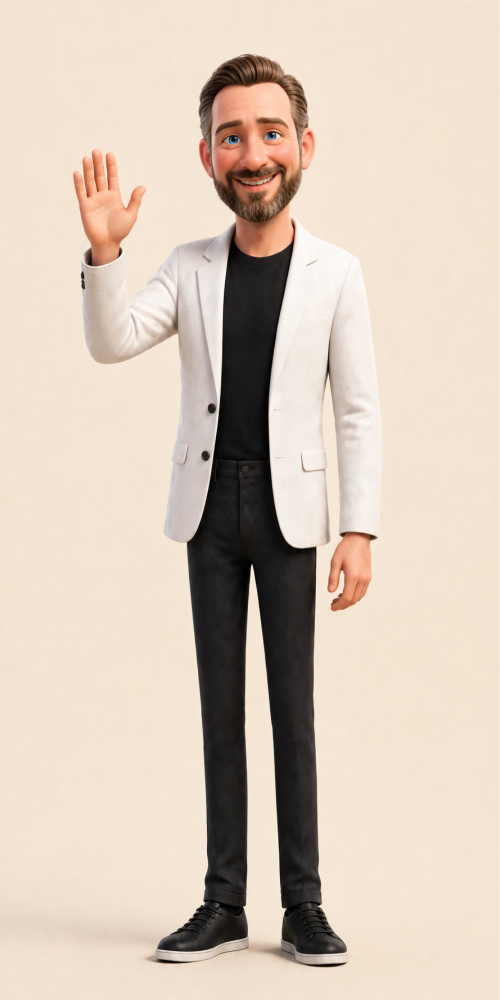
#> input picture brand/chuk/chuk-wave.png, 1000 x 1999 px (shown at 1/2 size); the run also reads 1 picture not shown here
$ python make-bases.py
#> lines starting #> are read from the running program, lines starting #| are printed output that depends on the picture; after the words box and inside, x2 and y2 are one past the last pixel; in counts of white or black regions, pixels touching at a corner belong together
### brand/chuk/stickers/tools/cutout.py
"""Cut a character off a flat cream background -> RGBA. Pure numpy + PIL."""
import numpy as np
from PIL import Image, ImageDraw, ImageFilter

def cutout(img, tol=16, grad_thr=7.0, seeds=None, extra_seeds=(), floor_y=None, floor_tol=45):
    a = np.asarray(img.convert('RGB')).astype(np.float32)
    H, W, _ = a.shape
    # per-row background estimate from the left/right margins (bg has a vertical gradient)
    edge = np.concatenate([a[:, :12], a[:, -12:]], axis=1)
    bg = np.median(edge, axis=1)[:, None, :]
    dist = np.sqrt(((a - bg) ** 2).sum(-1))
    L = np.asarray(img.convert('L').filter(ImageFilter.GaussianBlur(1.2))).astype(np.float32)
    gx = np.zeros_like(L); gy = np.zeros_like(L)
    gx[:, 1:-1] = L[:, 2:] - L[:, :-2]; gy[1:-1] = L[2:] - L[:-2]
    grad = np.hypot(gx, gy)
    wall = Image.fromarray(((grad > grad_thr) * 255).astype(np.uint8)).filter(ImageFilter.MaxFilter(3))
    allowed = (dist < tol) & (np.asarray(wall) == 0)
    if floor_y is not None:
        # floor shadow: warm and fairly bright; soles are neutral white, shoes are dark
        R, G, B = a[..., 0], a[..., 1], a[..., 2]
        warm = ((R - B) > 22) & ((R + G + B) / 3 > 150)
        allowed[floor_y:] = warm[floor_y:]
    m = Image.fromarray((allowed * 255).astype(np.uint8)).copy()  # floodfill is a no-op on array-backed images
    for s in (seeds or [(0, 0), (W - 1, 0), (0, H - 1), (W - 1, H - 1), (W // 2, 0), (0, H // 2), (W - 1, H // 2)]) + list(extra_seeds):
        if m.getpixel(s) == 255:
            ImageDraw.floodfill(m, s, 128, thresh=0)
    bgmask = np.asarray(m) == 128
    # grow the background over the soft rim (pixels still bg-ish next to filled bg)
    near = np.asarray(Image.fromarray((bgmask * 255).astype(np.uint8)).filter(ImageFilter.MaxFilter(5))) > 0
    bgmask |= near & (dist < tol * 1.6)
    alpha = np.where(bgmask, 0, 255).astype(np.uint8)
    al = Image.fromarray(alpha).filter(ImageFilter.MinFilter(3)).filter(ImageFilter.GaussianBlur(0.8))
    out = img.convert('RGBA'); out.putalpha(al)
    return out

def keep_main(rgba, seed):
    """Drop alpha islands not connected to `seed` (a point inside the figure)."""
    a = np.asarray(rgba)[..., 3]
    m = Image.fromarray(((a > 100) * 255).astype(np.uint8)).copy()
    ImageDraw.floodfill(m, seed, 128, thresh=0)
    keep = Image.fromarray(((np.asarray(m) == 128) * 255).astype(np.uint8)).filter(ImageFilter.MaxFilter(3))
    na = np.minimum(a, np.asarray(keep))
    out = rgba.copy(); out.putalpha(Image.fromarray(na.astype(np.uint8)))
    return out

### brand/chuk/stickers/tools/outline.py
"""Fit a cutout into a square canvas and give it a white sticker border + soft shadow."""
import numpy as np
from PIL import Image, ImageFilter

def stickerize(cut, size=1024, box=(880, 800), top=40, border=18):
    c = cut.copy(); c.thumbnail(box, Image.LANCZOS)
    canvas = Image.new('RGBA', (size, size), (0, 0, 0, 0))
    x = (size - c.width) // 2
    canvas.alpha_composite(c, (x, top))
    a = canvas.getchannel('A')
    # round white border: blur the alpha, then threshold
    grown = a.filter(ImageFilter.GaussianBlur(border * 0.6)).point(lambda v: 255 if v > 8 else 0)
    grown = grown.filter(ImageFilter.GaussianBlur(1.2))
    white = Image.new('RGBA', (size, size), (255, 255, 255, 0)); white.putalpha(grown)
    shadow = Image.new('RGBA', (size, size), (18, 46, 37, 0))
    shadow.putalpha(grown.point(lambda v: v * 0.28).filter(ImageFilter.GaussianBlur(10)))
    out = Image.new('RGBA', (size, size), (0, 0, 0, 0))
    out.alpha_composite(shadow, (0, 8)); out.alpha_composite(white); out.alpha_composite(canvas)
    return out, (x, top, c.width, c.height)

### brand/chuk/stickers/tools/make-bases.py
"""Build the sticker base cutouts (base/*.png, 1024x1024 with white border) from the masters in brand/chuk/.
Run from this folder: python3 make-bases.py"""
import os
import numpy as np
from PIL import Image, ImageDraw, ImageFilter
from cutout import cutout, keep_main
from outline import stickerize

M = os.path.join('..', '..')
os.makedirs('base', exist_ok=True)

# full-body renders: keep the upper body (the caption covers the rest)
for name, f in [('wave', 'chuk-wave.png'), ('thumbs', 'chuk-thumbs-up.png')]:
    im = Image.open(os.path.join(M, f)).convert('RGB')
#> im is the input picture: PIL image 1000x1999 RGB; mean R, G, B 214.9, 199.5, 184.3
    c = keep_main(cutout(im), (im.width // 2, im.height // 3))
#> in cutout, `bg = np.median(edge, axis=1)[:, None, :]`: bg = 1999 rows, first 8: [243, 228, 209], [242.5, 227, 209], [242.5, 227, 209], [243, 227, 209], [243, 227, 209], [243, 227, 209], [243, 227, 209], [243, 227, 209]
#> in cutout, `wall = Image.fromarray(((grad > grad_thr) * 255).astype(np.uint8)).fil..`:
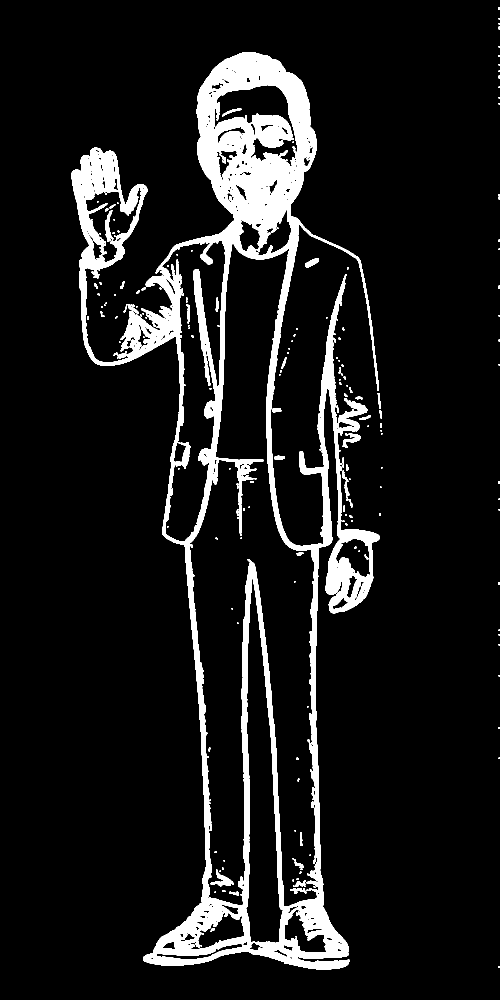
#> wall: PIL image 1000x1999 L (shown at 1/2 size); 9.6% white; 201 white regions (135 under 20 px), largest, box (x1, y1, x2, y2) and area: (142, 104, 759, 1939) 185779, (421, 1743, 468, 1773) 553, (210, 420, 227, 484) 484
#> in cutout, `allowed = (dist < tol) & (np.asarray(wall) == 0)`: allowed: shape (1999, 1000) bool; 72.4% white; 75 black regions (67 under 20 px), largest, box (x1, y1, x2, y2) and area: (110, 104, 765, 1939) 548255, (997, 0, 1000, 1999) 2243, (237, 555, 255, 591) 343
#> after the loop in cutout, `for s in (seeds or [(0, 0), (W - 1, 0), (0, H - 1), (W - 1, H - 1), (W..`:
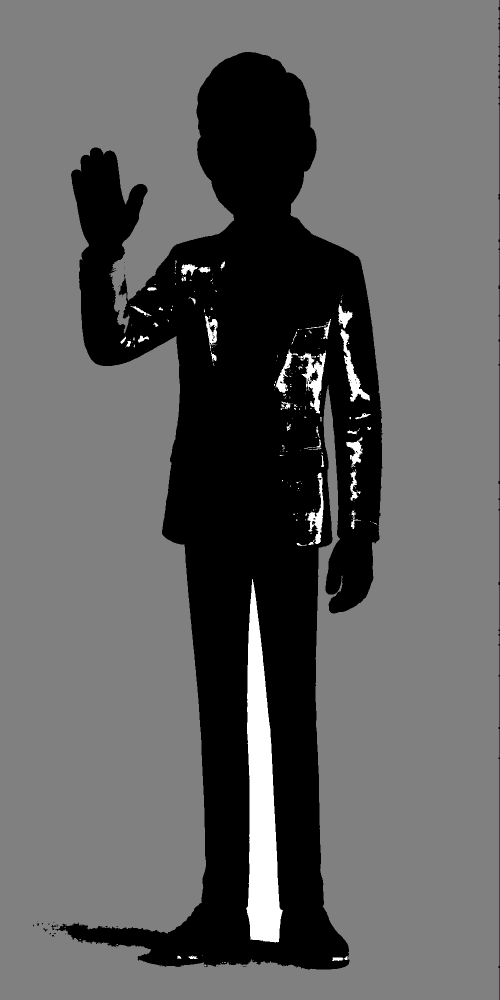
#> m: PIL image 1000x1999 L (shown at 1/2 size); min 0, max 255, mean 95.5
#> in cutout, `bgmask = np.asarray(m) == 128`: bgmask: shape (1999, 1000) bool; 70.2% white; 33 black regions (28 under 20 px), largest, box (x1, y1, x2, y2) and area: (110, 104, 765, 1939) 592946, (997, 0, 1000, 1999) 2243, (237, 555, 255, 591) 343, (103, 1850, 113, 1854) 25, (86, 1857, 96, 1863) 23
#> in cutout, `near = np.asarray(Image.fromarray((bgmask * 255).astype(np.uint8)).fil..`: near: shape (1999, 1000) bool; 71.2% white; 11 black regions (9 under 20 px), largest, box (x1, y1, x2, y2) and area: (122, 106, 762, 1937) 575090, (241, 564, 252, 587) 145
#> in cutout, `bgmask |= near & (dist < tol * 1.6)`:
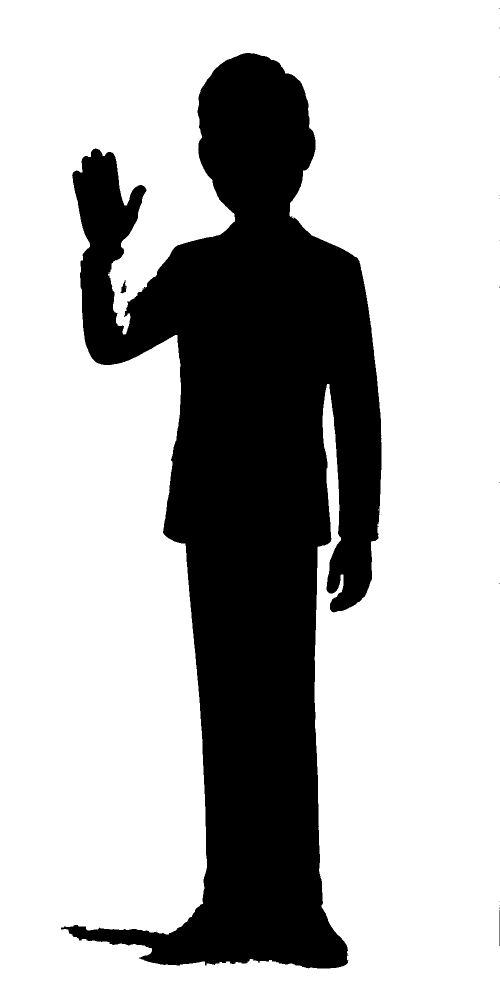
#> bgmask: shape (1999, 1000) bool (shown at 1/2 size); 71.2% white; 16 black regions (13 under 20 px), largest, box (x1, y1, x2, y2) and area: (122, 106, 763, 1937) 575511, (241, 560, 253, 587) 162, (999, 1820, 1000, 1892) 72
#> in keep_main, `m = Image.fromarray(((a > 100) * 255).astype(np.uint8)).copy()`: m: PIL image 1000x1999 L; 28.4% white; 2 white regions, box (x1, y1, x2, y2) and area: (123, 107, 762, 1936) 566885, (243, 567, 251, 585) 84
#> in keep_main, `keep = Image.fromarray(((np.asarray(m) == 128) * 255).astype(np.uint8)..`: keep: PIL image 1000x1999 L; 28.8% white; 1 white region, box (x1, y1, x2, y2) and area: (122, 106, 763, 1937) 575495
    c = c.crop(c.getbbox())
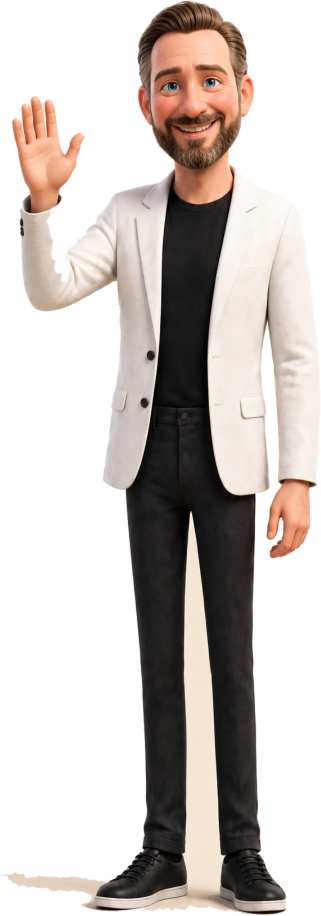
#> c: PIL image 641x1831 RGBA (shown at 1/2 size); mean R, G, B, A 194.8, 179.6, 166.3, 123.1; transparent parts drawn white
    c = c.crop((0, 0, c.width, int(c.height * 0.62)))
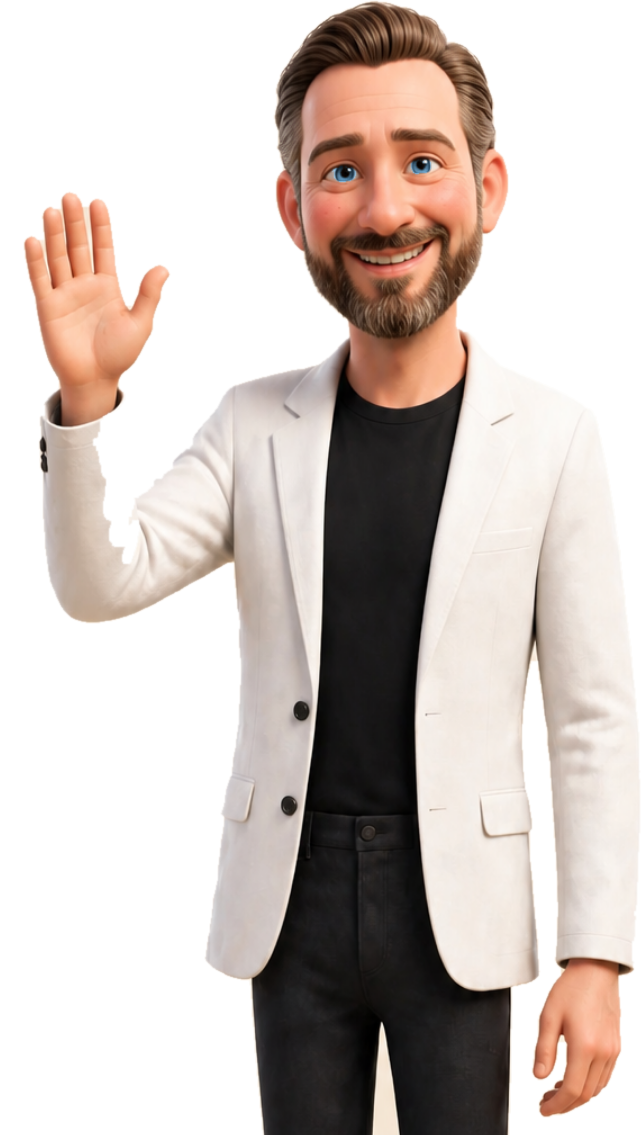
#> c: PIL image 641x1135 RGBA; mean R, G, B, A 200, 182.6, 169.3, 137.8; transparent parts drawn white
    stickerize(c, box=(880, 640), top=40)[0].save(f'base/{name}.png')
#> in stickerize, `canvas = Image.new('RGBA', (size, size), (0, 0, 0, 0))`: canvas: PIL image 1024x1024 RGBA; every value is 0
#> in stickerize, `grown = a.filter(ImageFilter.GaussianBlur(border * 0.6)).point(lambda ..`:
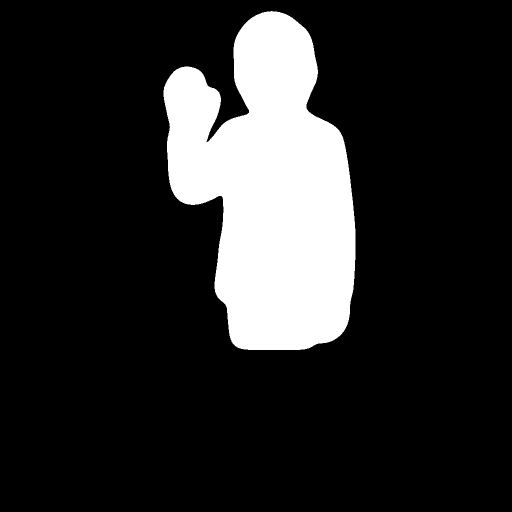
#> grown: PIL image 1024x1024 L (shown at 1/2 size); 16.5% white; 1 white region, box (x1, y1, x2, y2) and area: (327, 22, 711, 700) 173036
#> in stickerize, `out.alpha_composite(white)`:
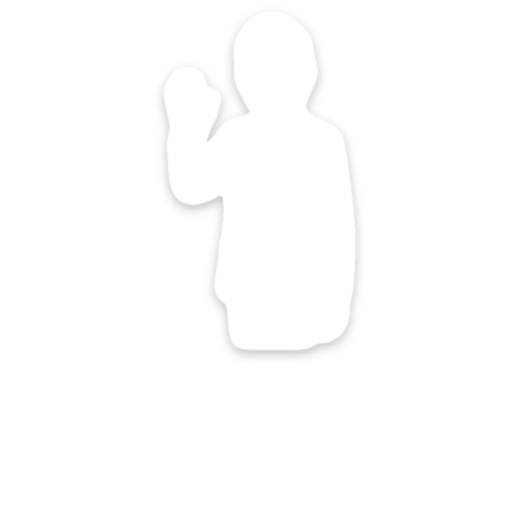
#> out: PIL image 1024x1024 RGBA (shown at 1/2 size); mean R, G, B, A 43.6, 44.9, 44.5, 42.7; transparent parts drawn white
#> pass 2 of the loop `for name, f in [('wave', 'chuk-wave.png'), ('thumbs', 'chuk-thumbs-up...`:
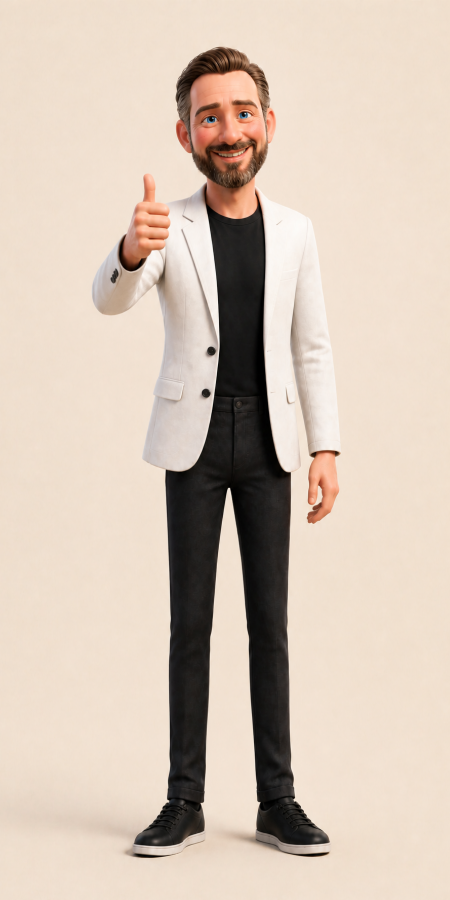
#> input picture brand/chuk/chuk-thumbs-up.png, 900 x 1800 px (shown at 1/2 size)
#> im is the input picture: PIL image 900x1800 RGB; mean R, G, B 211, 195.2, 181
#> bg = 1800 rows, first 8: [239.5, 223, 206], [239, 222, 206], [238.5, 222, 205], [239, 222, 205], [239, 222, 205], [239, 222, 205], [239, 222, 205], [239, 222, 205]
#> dist: shape (1800, 900) float32
#> L: shape (1800, 900) float32
#> gx: shape (1800, 900) float32
#> gy: shape (1800, 900) float32
#> grad: shape (1800, 900) float32
#> in cutout (call 2), `wall = Image.fromarray(((grad > grad_thr) * 255).astype(np.uint8)).fil..`:
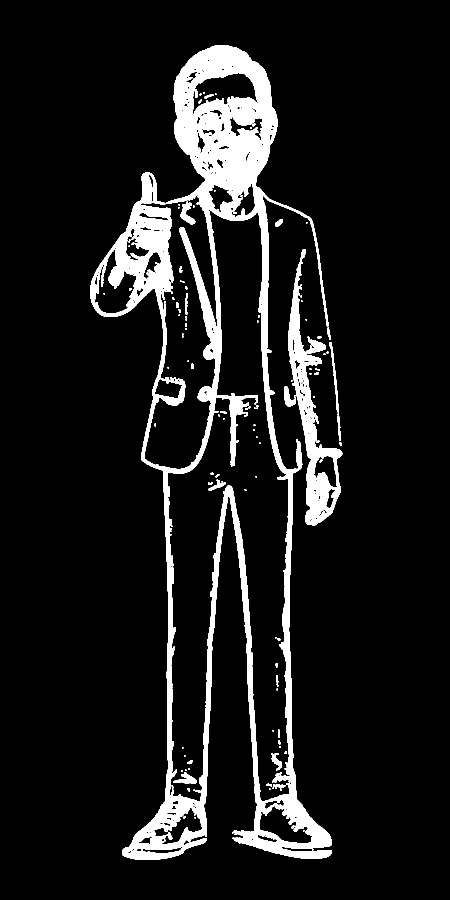
#> wall: PIL image 900x1800 L (shown at 1/2 size); 9.6% white; 125 white regions (75 under 20 px), largest, box (x1, y1, x2, y2) and area: (181, 90, 664, 1720) 134723, (576, 498, 685, 1051) 15697, (361, 403, 391, 449) 631
#> in cutout (call 2), `allowed = (dist < tol) & (np.asarray(wall) == 0)`:
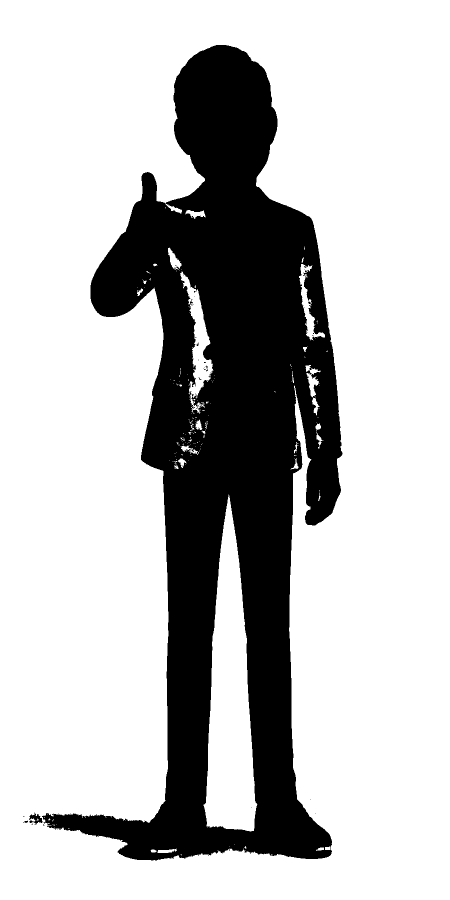
#> allowed: shape (1800, 900) bool (shown at 1/2 size); 74.1% white; 53 black regions (49 under 20 px), largest, box (x1, y1, x2, y2) and area: (84, 90, 685, 1721) 419220, (58, 1628, 85, 1649) 287, (59, 1641, 67, 1646) 29, (49, 1641, 56, 1646) 22

# faces: 3x2 grid of 600px tiles in chuk-expressions.png
sheet = Image.open(os.path.join(M, 'chuk-expressions.png')).convert('RGB')
faces = ['smile', 'talking', 'laughing', 'thoughtful', 'surprised', 'wink']
for i, name in enumerate(faces):
    x, y = (i % 3) * 600, (i // 3) * 600
    im = sheet.crop((x, y, x + 600, y + 596))
    c = keep_main(cutout(im, seeds=[(0, 0), (599, 0), (5, 300), (594, 300)]), (300, 300))
    # the bottom corners are walled off from the margin seeds; flood them by colour
    f = im.copy()
    for s in [(2, 590), (597, 590)]:
        ImageDraw.floodfill(f, s, (255, 0, 255), thresh=14)
    bg = (np.asarray(f) == [255, 0, 255]).all(-1)
    bg = np.asarray(Image.fromarray((bg * 255).astype(np.uint8)).filter(ImageFilter.MaxFilter(3))) > 0
    a = np.asarray(c.getchannel('A')).copy(); a[bg] = 0
    c.putalpha(Image.fromarray(a).filter(ImageFilter.GaussianBlur(0.8)))
    stickerize(c, box=(700, 640), top=40)[0].save(f'base/{name}.png')
